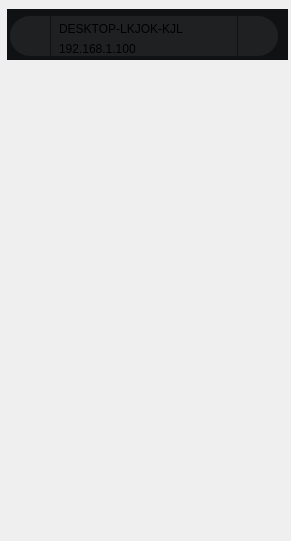
               <widget class="QWidget" name="scrollAreaWidgetContents">
                <property name="geometry">
                 <rect>
                  <x>0</x>
                  <y>0</y>
                  <width>291</width>
                  <height>541</height>
                 </rect>
                </property>
                <widget class="QWidget" name="socket_info" native="true">
                 <property name="geometry">
                  <rect>
                   <x>7</x>
                   <y>9</y>
                   <width>281</width>
                   <height>51</height>
                  </rect>
                 </property>
                 <property name="styleSheet">
                  <string notr="true">#socket_info{background-color:rgb(16, 17, 18);
}

#device_icon{
	background-color:rgb(30, 32, 33);
	background-image: url(:/cils/cils/cil-screen-desktop.png);
	background-repeat:no-repeat;
	background-position:center;
	border-top-left-radius:20px;
	border-bottom-left-radius:20px;
}

#socket_name, #socket_adress{
	padding-left:5px;
	background-color:rgb(30, 32, 33);}

#socket_name{
	}
	
#add_to_contact_btn{
	background-color:rgb(30, 32, 33);
	background-repeat:no-repeat;
	background-position:center;
	border-top-right-radius:20px;
	border-bottom-right-radius:20px;}

#add_to_contact_btn:hover{
	background-color:rgb(56, 57, 58);}

#add_to_contact_btn:pressed{
	background-color:rgb(27, 28, 29);}</string>
                 </property>
                 <widget class="QLabel" name="device_icon">
                  <property name="geometry">
                   <rect>
                    <x>3</x>
                    <y>7</y>
                    <width>40</width>
                    <height>40</height>
                   </rect>
                  </property>
                  <property name="styleSheet">
                   <string notr="true"/>
                  </property>
                  <property name="text">
                   <string/>
                  </property>
                  <property name="pixmap">
                   <pixmap>:/image/1.png</pixmap>
                  </property>
                  <property name="scaledContents">
                   <bool>true</bool>
                  </property>
                 </widget>
                 <widget class="QLabel" name="socket_adress">
                  <property name="geometry">
                   <rect>
                    <x>44</x>
                    <y>32</y>
                    <width>186</width>
                    <height>15</height>
                   </rect>
                  </property>
                  <property name="styleSheet">
                   <string notr="true"/>
                  </property>
                  <property name="text">
                   <string>192.168.1.100</string>
                  </property>
                  <property name="alignment">
                   <set>Qt::AlignLeading|Qt::AlignLeft|Qt::AlignVCenter</set>
                  </property>
                 </widget>
                 <widget class="QLabel" name="socket_name">
                  <property name="geometry">
                   <rect>
                    <x>44</x>
                    <y>7</y>
                    <width>186</width>
                    <height>25</height>
                   </rect>
                  </property>
                  <property name="styleSheet">
                   <string notr="true"/>
                  </property>
                  <property name="text">
                   <string>DESKTOP-LKJOK-KJL</string>
                  </property>
                 </widget>
                 <widget class="QPushButton" name="add_to_contact_btn">
                  <property name="geometry">
                   <rect>
                    <x>231</x>
                    <y>7</y>
                    <width>40</width>
                    <height>40</height>
                   </rect>
                  </property>
                  <property name="styleSheet">
                   <string notr="true">background-image: url(:/cils/cils/cil-user-follow.png);
</string>
                  </property>
                  <property name="text">
                   <string/>
                  </property>
                 </widget>
                 <zorder>socket_adress</zorder>
                 <zorder>add_to_contact_btn</zorder>
                 <zorder>device_icon</zorder>
                 <zorder>socket_name</zorder>
                </widget>
               </widget>
